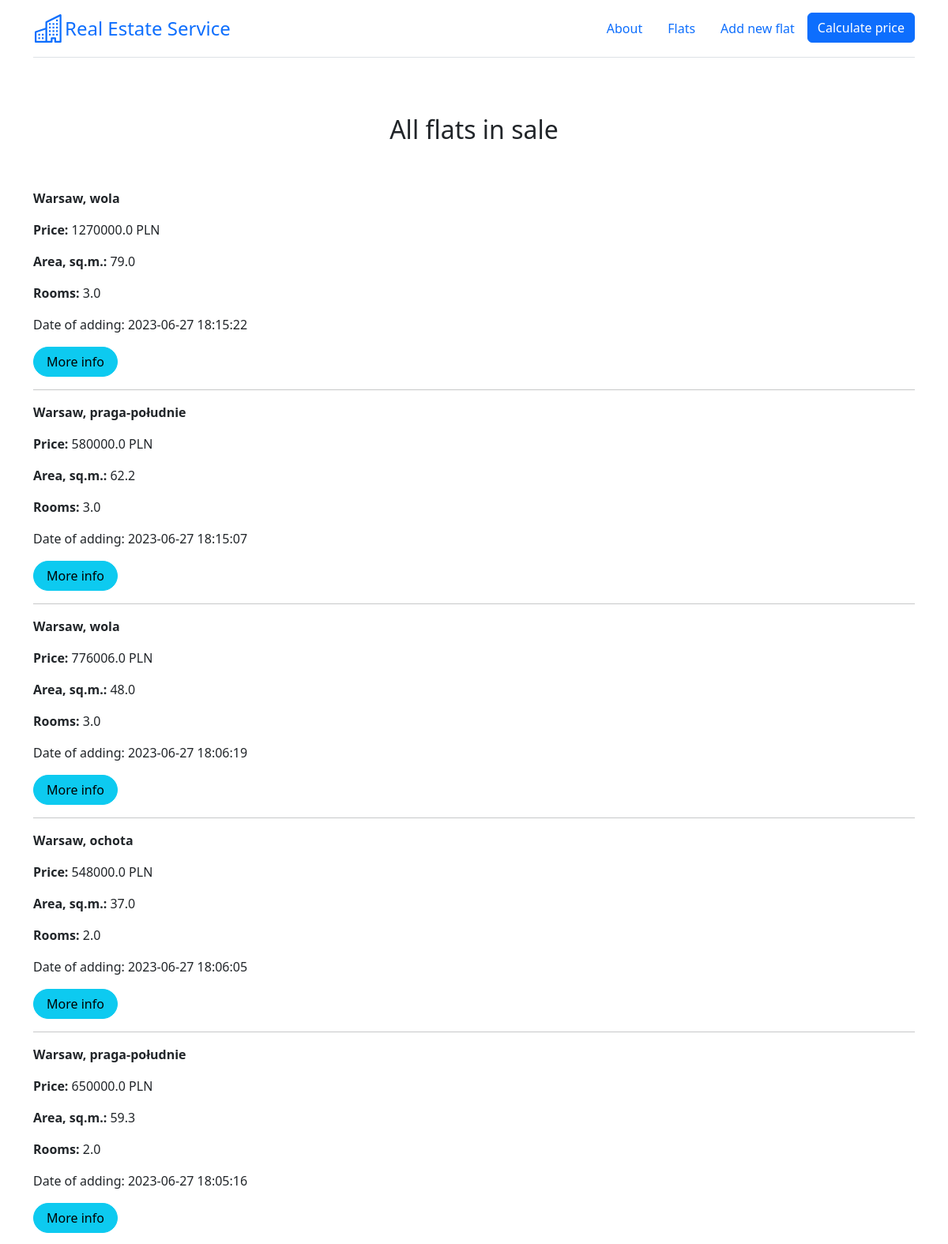
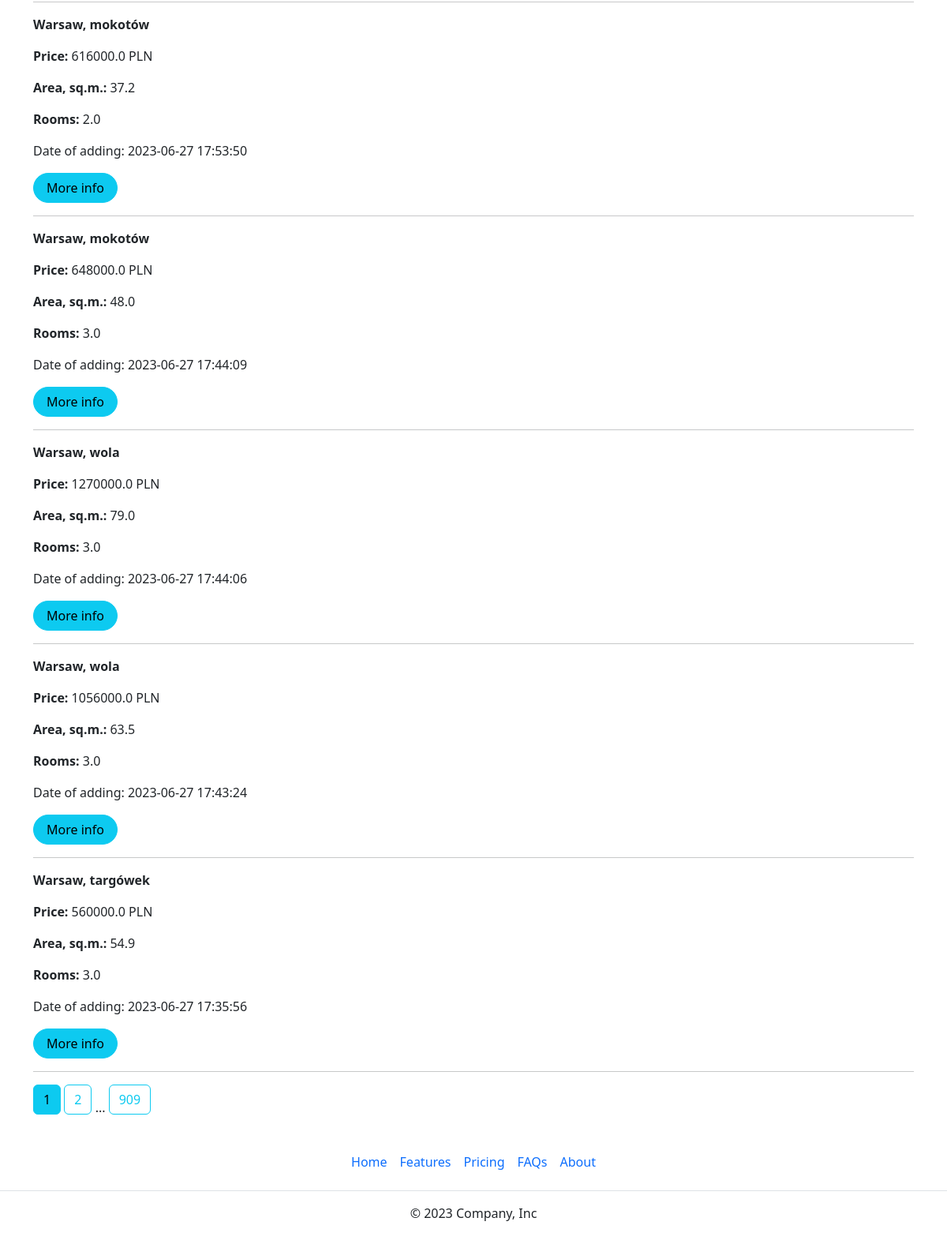
Page /flats on the committed database (2 pictures, top to bottom).
### app.py (models this page shows)
class Flat(db.Model):
    __tablename__ = "flats_load"
    __table_args__ = {'extend_existing': True}
    id = db.Column(db.Integer, primary_key=True, unique=True)
    district = db.Column(db.Text)
    street = db.Column(db.Text)
    price = db.Column(db.Float)
    area = db.Column(db.Float)
    rooms = db.Column(db.Integer)
    renovation = db.Column(db.Integer)
    floor = db.Column(db.Integer)
    market = db.Column(db.Integer)
    elevator = db.Column(db.Integer)
    balcony = db.Column(db.Integer)
    terrace = db.Column(db.Integer)
    garden = db.Column(db.Integer)
    central_heating = db.Column(db.Integer)
    seller = db.Column(db.Integer)
    blok = db.Column(db.Integer)
    parking = db.Column(db.Integer)
    publication_date = db.Column(db.DateTime, default=datetime.datetime.now())

### app.py (the view)
@app.route('/flats')
def show_flats():
    page = request.args.get('page', 1, type=int)
    flats = db.paginate(db.select(Flat).order_by(Flat.publication_date.desc()), page=page, per_page=10)
    return render_template('gpt_page.html', flats=flats, floor_dict=floor_dict)

### templates/gpt_page.html (shortened to what this page needs)
{% extends 'base.html' %}
{% block text_center %}<h2>All flats in sale</h2>{% endblock %}
{% block body %}
{% for flat in flats.items %}
    <p><strong>Warsaw, {{flat.district}}</strong></p>
    <p><strong>Price: </strong> {{flat.price}} PLN</p>
    <p><strong>Area, sq.m.: </strong> {{flat.area}}</p>
    <p><strong>Rooms: </strong> {{flat.rooms}}</p>
    <p>Date of adding: {{flat.publication_date}}</p>
    <a href="/flats/{{ flat.id }}" class="btn btn-info rounded-pill px-3">More info</a>
    <hr>
{% endfor %}
{% for page_num in flats.iter_pages(left_edge=1, left_current=1, right_current=1, right_edge=1) %}
{% if page_num %}
    {% if flats.page == page_num %}
    <a class="btn btn-info mb-4" href="{{ url_for('show_flats', page=page_num) }}">{{ page_num }}</a>
    {% else %}
    <a class="btn btn-outline-info mb-4" href="{{ url_for('show_flats', page=page_num) }}">{{ page_num }}</a>
    {% endif %}
{% else %}
...
{% endif %}
{% endfor %}
{% endblock %}

### rows in the picture
Flat: district "wola", price "1270000.0", area "79.0", rooms "3.0", publication_date "2023-06-27 18:15:22"
Flat: district "praga-południe", price "580000.0", area "62.2", rooms "3.0", publication_date "2023-06-27 18:15:07"
Flat: district "wola", price "776006.0", area "48.0", rooms "3.0", publication_date "2023-06-27 18:06:19"
Flat: district "ochota", price "548000.0", area "37.0", rooms "2.0", publication_date "2023-06-27 18:06:05"
Flat: district "praga-południe", price "650000.0", area "59.3", rooms "2.0", publication_date "2023-06-27 18:05:16"
Flat: district "mokotów", price "616000.0", area "37.2", rooms "2.0", publication_date "2023-06-27 17:53:50"
Flat: district "mokotów", price "648000.0", area "48.0", rooms "3.0", publication_date "2023-06-27 17:44:09"
Flat: district "wola", price "1270000.0", area "79.0", rooms "3.0", publication_date "2023-06-27 17:44:06"
Flat: district "wola", price "1056000.0", area "63.5", rooms "3.0", publication_date "2023-06-27 17:43:24"
Flat: district "targówek", price "560000.0", area "54.9", rooms "3.0", publication_date "2023-06-27 17:35:56"

### other values in the picture
{{ page_num }} "1"
{{ page_num }} "2" "909"
